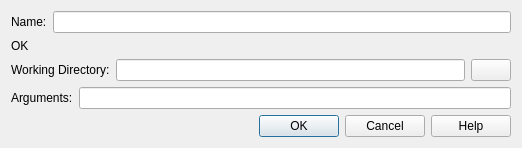
<?xml version="1.0" encoding="UTF-8"?>
<ui version="4.0">
 <class>CreateShortcutDialog</class>
 <widget class="QDialog" name="CreateShortcutDialog">
  <property name="geometry">
   <rect>
    <x>0</x>
    <y>0</y>
    <width>514</width>
    <height>158</height>
   </rect>
  </property>
  <property name="windowTitle">
   <string>Create Shortcut</string>
  </property>
  <layout class="QVBoxLayout" name="verticalLayout_2">
   <property name="sizeConstraint">
    <enum>QLayout::SetFixedSize</enum>
   </property>
   <item>
    <layout class="QVBoxLayout" name="verticalLayout">
     <item>
      <layout class="QHBoxLayout" name="horizontalLayout">
       <item>
        <widget class="QLabel" name="label">
         <property name="text">
          <string>Name:</string>
         </property>
        </widget>
       </item>
       <item>
        <widget class="QLineEdit" name="name"/>
       </item>
      </layout>
     </item>
     <item>
      <widget class="QLabel" name="status">
       <property name="text">
        <string>OK</string>
       </property>
      </widget>
     </item>
    </layout>
   </item>
   <item>
    <layout class="QHBoxLayout" name="horizontalLayout_3">
     <item>
      <widget class="QLabel" name="workDirLbl">
       <property name="text">
        <string>Working Directory:</string>
       </property>
      </widget>
     </item>
     <item>
      <widget class="QLineEdit" name="workDir">
       <property name="readOnly">
        <bool>true</bool>
       </property>
      </widget>
     </item>
     <item>
      <widget class="QPushButton" name="browseBtn">
       <property name="text">
        <string notr="true"/>
       </property>
      </widget>
     </item>
    </layout>
   </item>
   <item>
    <layout class="QHBoxLayout" name="horizontalLayout_2">
     <item>
      <widget class="QLabel" name="argsLbl">
       <property name="text">
        <string>Arguments:</string>
       </property>
      </widget>
     </item>
     <item>
      <widget class="QLineEdit" name="args"/>
     </item>
    </layout>
   </item>
   <item>
    <widget class="QDialogButtonBox" name="buttonBox">
     <property name="minimumSize">
      <size>
       <width>500</width>
       <height>0</height>
      </size>
     </property>
     <property name="orientation">
      <enum>Qt::Horizontal</enum>
     </property>
     <property name="standardButtons">
      <set>QDialogButtonBox::Cancel|QDialogButtonBox::Help|QDialogButtonBox::Ok</set>
     </property>
    </widget>
   </item>
  </layout>
 </widget>
 <resources/>
 <connections>
  <connection>
   <sender>buttonBox</sender>
   <signal>accepted()</signal>
   <receiver>CreateShortcutDialog</receiver>
   <slot>accept()</slot>
   <hints>
    <hint type="sourcelabel">
     <x>248</x>
     <y>254</y>
    </hint>
    <hint type="destinationlabel">
     <x>157</x>
     <y>274</y>
    </hint>
   </hints>
  </connection>
  <connection>
   <sender>buttonBox</sender>
   <signal>rejected()</signal>
   <receiver>CreateShortcutDialog</receiver>
   <slot>reject()</slot>
   <hints>
    <hint type="sourcelabel">
     <x>316</x>
     <y>260</y>
    </hint>
    <hint type="destinationlabel">
     <x>286</x>
     <y>274</y>
    </hint>
   </hints>
  </connection>
 </connections>
</ui>
